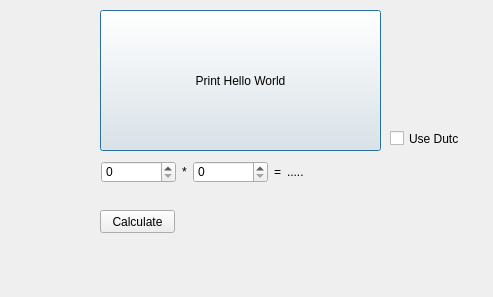
<?xml version="1.0" encoding="UTF-8"?>
<ui version="4.0">
 <class>exampleDialogBase</class>
 <widget class="QDialog" name="exampleDialogBase">
  <property name="geometry">
   <rect>
    <x>0</x>
    <y>0</y>
    <width>493</width>
    <height>297</height>
   </rect>
  </property>
  <property name="windowTitle">
   <string>example</string>
  </property>
  <widget class="QPushButton" name="pbPrintHelloWorld">
   <property name="geometry">
    <rect>
     <x>100</x>
     <y>10</y>
     <width>281</width>
     <height>141</height>
    </rect>
   </property>
   <property name="text">
    <string>Print Hello World</string>
   </property>
  </widget>
  <widget class="QCheckBox" name="cbUseDutch">
   <property name="geometry">
    <rect>
     <x>390</x>
     <y>130</y>
     <width>70</width>
     <height>17</height>
    </rect>
   </property>
   <property name="text">
    <string>Use Dutch</string>
   </property>
  </widget>
  <widget class="QPushButton" name="pbCalculate">
   <property name="geometry">
    <rect>
     <x>100</x>
     <y>210</y>
     <width>75</width>
     <height>23</height>
    </rect>
   </property>
   <property name="text">
    <string>Calculate</string>
   </property>
  </widget>
  <widget class="QgsExternalResourceWidget" name="mQgsExternalResourceWidget">
   <property name="geometry">
    <rect>
     <x>300</x>
     <y>220</y>
     <width>90</width>
     <height>27</height>
    </rect>
   </property>
  </widget>
  <widget class="QgsFileWidget" name="mQgsFileWidget">
   <property name="geometry">
    <rect>
     <x>100</x>
     <y>260</y>
     <width>90</width>
     <height>27</height>
    </rect>
   </property>
  </widget>
  <widget class="QWidget" name="">
   <property name="geometry">
    <rect>
     <x>101</x>
     <y>161</y>
     <width>261</width>
     <height>22</height>
    </rect>
   </property>
   <layout class="QHBoxLayout" name="horizontalLayout">
    <item>
     <widget class="QSpinBox" name="spValueA"/>
    </item>
    <item>
     <widget class="QLabel" name="label">
      <property name="sizePolicy">
       <sizepolicy hsizetype="Maximum" vsizetype="Preferred">
        <horstretch>0</horstretch>
        <verstretch>0</verstretch>
       </sizepolicy>
      </property>
      <property name="text">
       <string>*</string>
      </property>
     </widget>
    </item>
    <item>
     <widget class="QSpinBox" name="spValueB"/>
    </item>
    <item>
     <widget class="QLabel" name="label_2">
      <property name="sizePolicy">
       <sizepolicy hsizetype="Maximum" vsizetype="Preferred">
        <horstretch>0</horstretch>
        <verstretch>0</verstretch>
       </sizepolicy>
      </property>
      <property name="text">
       <string>=</string>
      </property>
     </widget>
    </item>
    <item>
     <widget class="QLabel" name="lblProductAB">
      <property name="text">
       <string>.....</string>
      </property>
     </widget>
    </item>
   </layout>
  </widget>
 </widget>
 <customwidgets>
  <customwidget>
   <class>QgsExternalResourceWidget</class>
   <extends>QWidget</extends>
   <header>qgsexternalresourcewidget.h</header>
  </customwidget>
  <customwidget>
   <class>QgsFileWidget</class>
   <extends>QWidget</extends>
   <header>qgsfilewidget.h</header>
  </customwidget>
 </customwidgets>
 <resources/>
 <connections/>
</ui>
